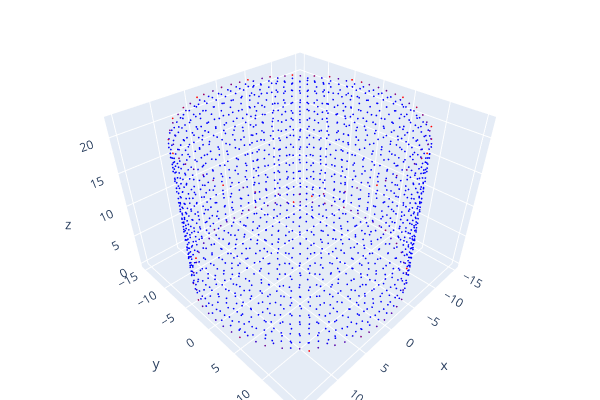

Notebook source saved alongside this figure:
### Code cell
rel_pcd = relative_voxel_downsample(pcd, resolution_percentage=0.05)
o3d.visualization.draw_plotly([rel_pcd])

### Figure 1 — Plotly figure (JSON) as saved in the notebook; plotly's stock layout.template omitted (floating-point values rounded to 4 significant figures; data arrays with more than 128 entries replaced by an {"elided": "..."} marker saying what was removed)
{"data": [{"marker": {"color": {"elided": "1830x3 float values"}, "size": 1}, "mode": "markers", "type": "scatter3d", "x": {"elided": "1830 float values"}, "y": {"elided": "1830 float values"}, "z": {"elided": "1830 float values"}}], "layout": {"height": 400, "margin": {"b": 0, "l": 0, "r": 0, "t": 0}, "scene": {"camera": {"center": {"x": 0, "y": 0, "z": 0}, "up": {"x": 0, "y": 0, "z": 1}}}, "showlegend": false, "width": 600}}
